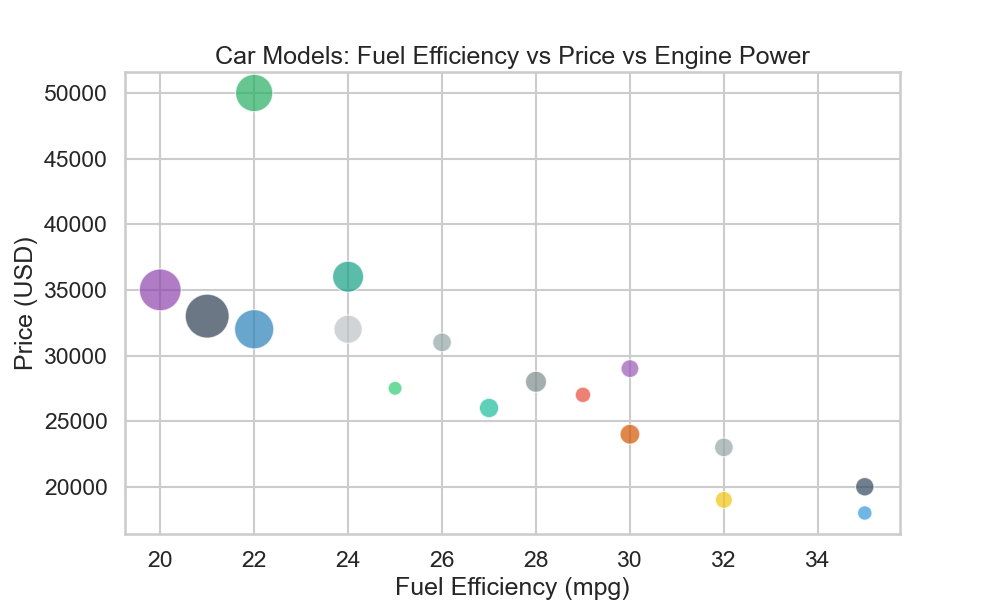

Reproduce this figure in Python.

import pandas as pd
import seaborn as sns
import matplotlib.pyplot as plt

# Create a DataFrame from the data table
data = {
    'Model': ['Accord', 'Civic', 'Camry', 'Corolla', 'Mustang', 'Charger', 'Challenger', 'Impreza',
              'Forester', 'Tucson', 'CX-5', 'Rav4', 'WRX', 'Altima', 'Maxima', 'Supra', 'Miata'],
    'Fuel Efficiency (mpg)': [30, 35, 28, 32, 20, 22, 21, 25, 26, 29, 27, 30, 24, 32, 24, 22, 35],
    'Price (USD)': [24000, 20000, 28000, 19000, 35000, 32000, 33000, 27500, 31000, 27000, 26000, 29000,
                    32000, 23000, 36000, 50000, 18000],
    'Engine Power (hp)': [190, 180, 200, 170, 450, 410, 485, 152, 182, 161, 187, 176, 268, 182, 300,
                          382, 155]
}

df = pd.DataFrame(data)

# Plotting the bubble chart with customized colors and sizes
plt.figure(figsize=(10, 6))
bubble_chart = sns.scatterplot(
    data=df,
    x="Fuel Efficiency (mpg)",
    y="Price (USD)",
    size="Engine Power (hp)",
    sizes=(100, 1000),
    hue="Engine Power (hp)",
    palette=["#2ecc71", "#3498db", "#e74c3c", "#f1c40f", "#9b59b6", "#34495e", "#95a5a6", "#1abc9c",
             "#d35400", "#7f8c8d", "#bdc3c7", "#16a085", "#27ae60", "#2980b9", "#8e44ad", "#2c3e50", "#f39c12"],
    alpha=0.7,
    legend=False
)

bubble_chart.set_title("Car Models: Fuel Efficiency vs Price vs Engine Power")
bubble_chart.set_xlabel("Fuel Efficiency (mpg)")
bubble_chart.set_ylabel("Price (USD)")

plt.show()
